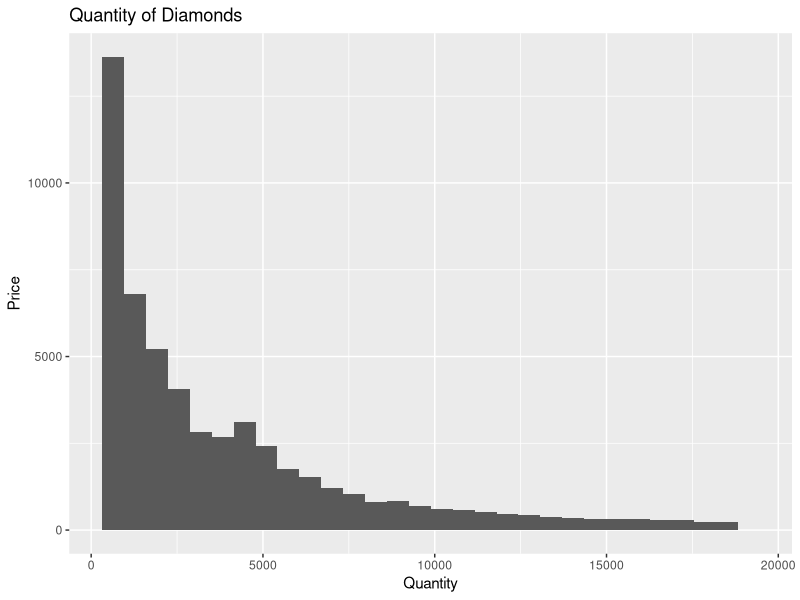
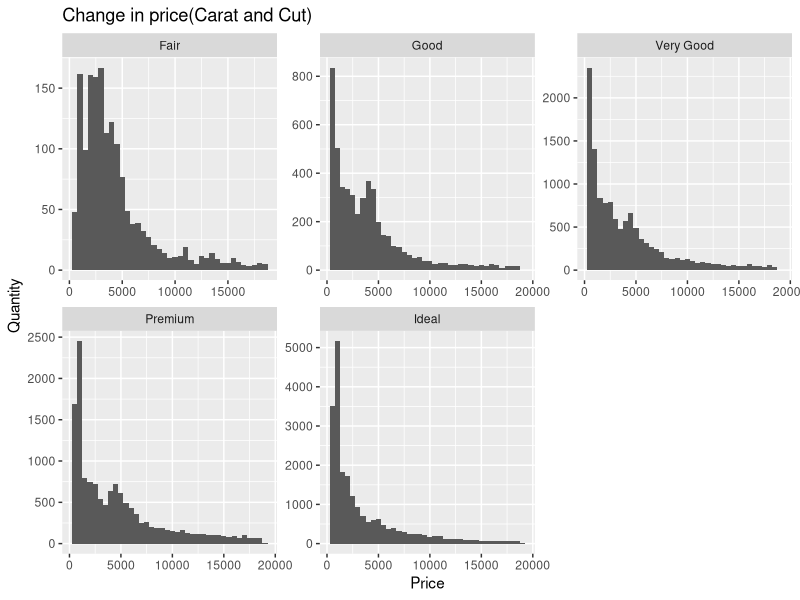
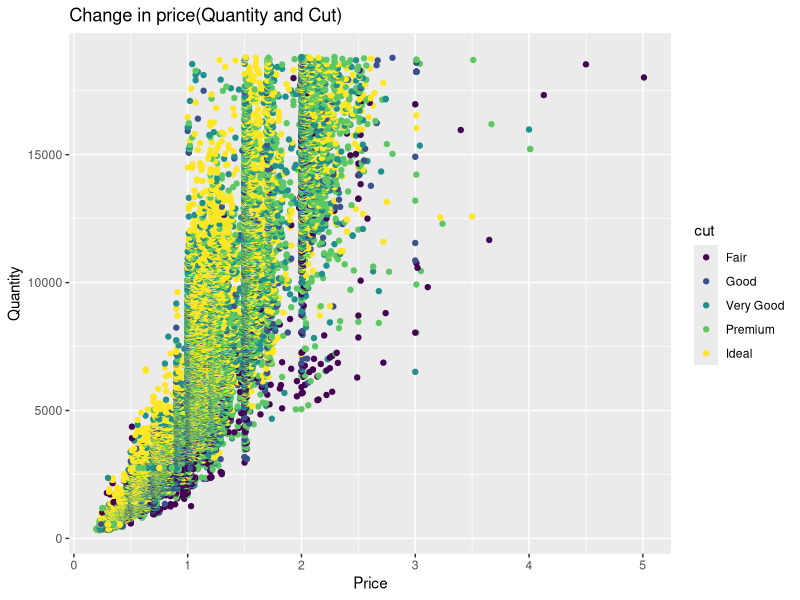
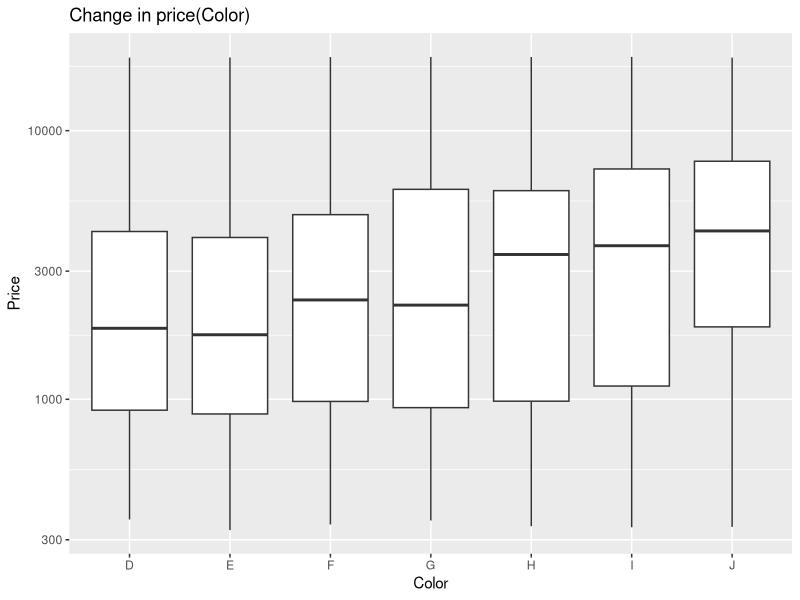
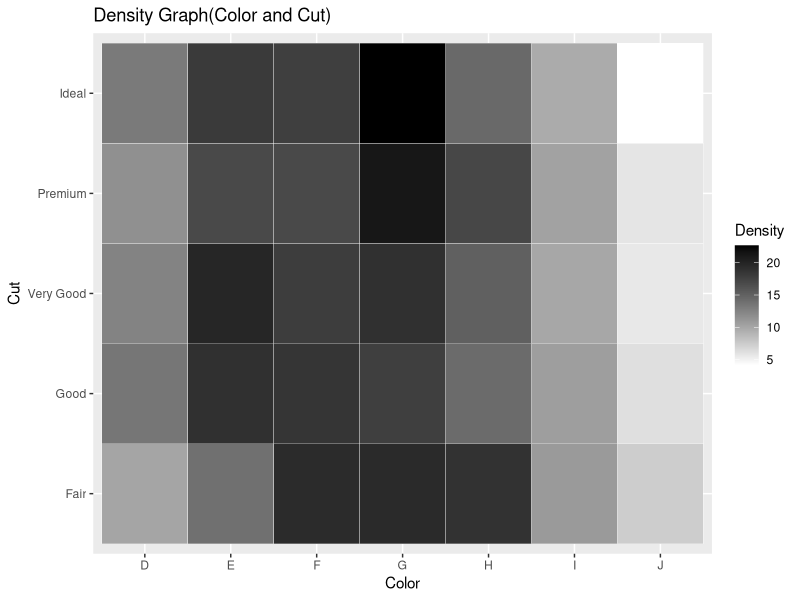

Generate these figures, in order, with R:
## ---- chunk 1
knitr::opts_chunk$set(echo = TRUE)
## ---- chunk 2
library(tidyverse) 
library(ggplot2)
library(dplyr)

## ---- chunk 3

str(diamonds)
head(diamonds)
summary(diamonds)

## ---- chunk 4
ggplot(diamonds, aes(x=price)) + geom_histogram()+ggtitle("Quantity of Diamonds")+xlab("Quantity")+ylab("Price")

## ---- chunk 5
diamonds %>%
  ggplot(aes(x=(price))) +
  geom_histogram(stat="bin",binwidth= 500) +
  facet_wrap(~cut, scales = "free")+
  ggtitle("Change in price(Carat and Cut)")+xlab("Price")+ylab("Quantity")
## ---- chunk 6

ggplot(diamonds, aes(x=carat, y=price, color=cut)) + geom_point()+
  ggtitle("Change in price(Quantity and Cut)")+xlab("Price")+ylab("Quantity")

## ---- chunk 7

ggplot(diamonds, aes(x=color, y=price)) + geom_boxplot() + scale_y_log10()+
  ggtitle("Change in price(Color)")+xlab("Color")+ylab("Price")

## ---- chunk 8
new= 
  diamonds %>%
  group_by(color, cut) %>%
  summarise(n=n()) %>%
  group_by(cut) %>%
  mutate(sum.n= sum(n)) %>%
  ungroup() %>%
  mutate(n2= n/sum.n) %>%
  select(color, cut, n2)
## ---- chunk 9
new %>% spread(cut,n2)

ggplot(new,aes(x=color, y=cut)) +
  geom_tile(aes(fill=n2*100), colour = "white") +
  scale_fill_gradient(low="white",high="black") +
  labs(fill = "Density")+
  ggtitle("Density Graph(Color and Cut)")+xlab("Color")+ylab("Cut")
